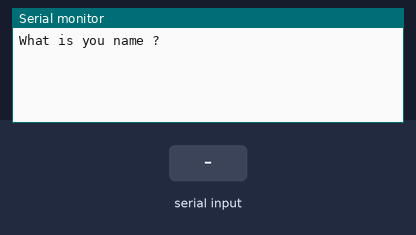
This sketch was run on a simulated Arduino Uno, built with avr-gcc and run on an emulated ATmega328P. Shown: the last lines printed to the serial monitor. The test bench sets the inputs (shaded band).

Above: at 1.2 s.
1.3 s: "1" received over Serial
At 3.5 s:
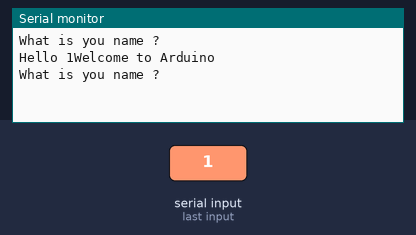
3.8 s: "0" received over Serial
At 5.2 s:
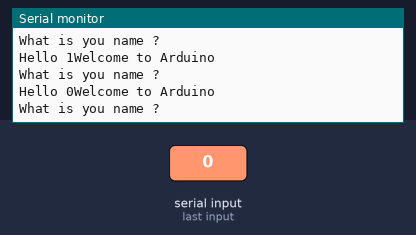
5.3 s: "2" received over Serial
At 6.7 s:
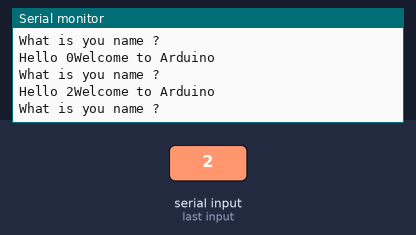

The sketch:

ReadfromMonitor2.ino
```cpp
String myName;
String msg = "What is you name ?";
String msg2 = "Hello ";
String msg3 = "Welcome to Arduino";
void setup() {
  // put your setup code here, to run once:
  Serial.begin(9600);
}

void loop() {
  // put your main code here, to run repeatedly:
  Serial.println(msg);
  while(Serial.available() == 0)
  {

  }

  myName = Serial.readString();
  Serial.print(msg2);
  Serial.print(myName);
  Serial.println(msg3);
}
```

Measured:
- after the input at 1.3 s, the serial monitor: prints a new line after 1.0 s (image 1)
- after the input at 3.8 s, the serial monitor: prints a new line after 1.0 s (image 2)
- after the input at 5.3 s, the serial monitor: prints a new line after 1.0 s (image 3)
